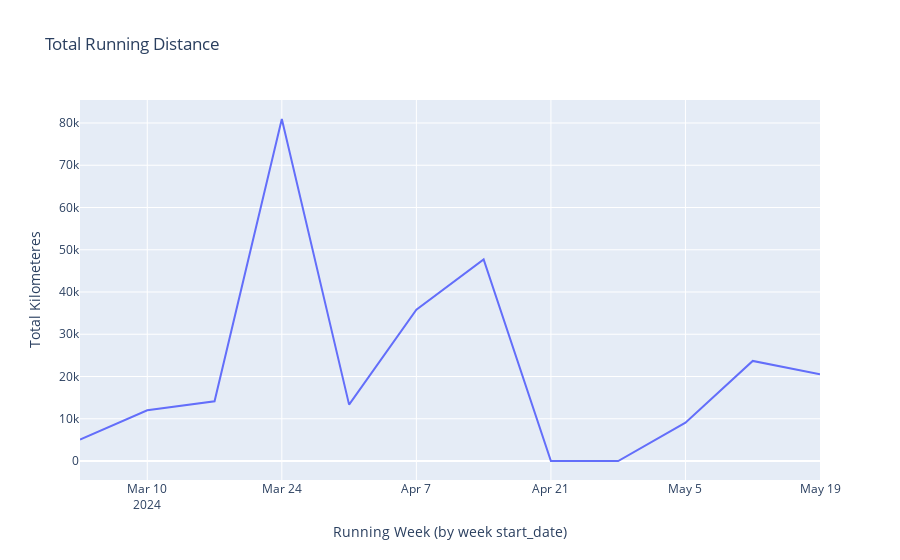

The cell this chart's notebook holds for it:
### Code cell
total_kms_week = running_data.groupby(pd.Grouper(key="start_date", freq="W"))['distance'].sum().reset_index()

fig = px.line(total_kms_week, x="start_date", y="distance", title='Total Running Distance')
fig.update_layout(xaxis_title ="Running Week (by week start_date)", yaxis_title = "Total Kilometeres")
fig.show()

### Figure 1 — Plotly figure (JSON) as saved in the notebook; plotly's stock layout.template omitted (floating-point values rounded to 4 significant figures)
{"data": [{"hovertemplate": "start_date=%{x}<br>distance=%{y}<extra></extra>", "legendgroup": "", "line": {"color": "#636efa", "dash": "solid"}, "marker": {"symbol": "circle"}, "mode": "lines", "name": "", "orientation": "v", "showlegend": false, "type": "scatter", "x": ["2024-03-03T00:00:00+00:00", "2024-03-10T00:00:00+00:00", "2024-03-17T00:00:00+00:00", "2024-03-24T00:00:00+00:00", "2024-03-31T00:00:00+00:00", "2024-04-07T00:00:00+00:00", "2024-04-14T00:00:00+00:00", "2024-04-21T00:00:00+00:00", "2024-04-28T00:00:00+00:00", "2024-05-05T00:00:00+00:00", "2024-05-12T00:00:00+00:00", "2024-05-19T00:00:00+00:00"], "xaxis": "x", "y": [5079.0, 12010.0, 14140.0, 80950.0, 13350.0, 35820.0, 47730.0, 0, 0, 9078, 23680.0, 20510.0], "yaxis": "y"}], "layout": {"autosize": true, "legend": {"tracegroupgap": 0}, "title": {"text": "Total Running Distance"}, "xaxis": {"anchor": "y", "autorange": true, "domain": [0, 1], "range": ["2024-03-03", "2024-05-19"], "title": {"text": "Running Week (by week start_date)"}, "type": "date"}, "yaxis": {"anchor": "x", "autorange": true, "domain": [0, 1], "range": [-4497.0, 85450.0], "title": {"text": "Total Kilometeres"}, "type": "linear"}}}
